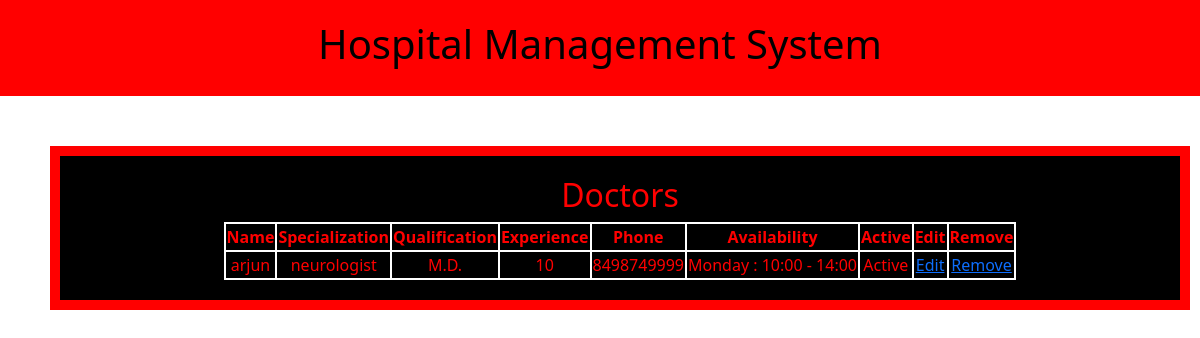
Screenshot of /admin/all_doctors with the database file from the repository.
### tables this page shows
CREATE TABLE doctor
(doctor_id INTEGER PRIMARY KEY AUTOINCREMENT,
 username TEXT UNIQUE,
 password TEXT,
 name TEXT,
 department_id INTEGER,
 specialization TEXT,
 qualification TEXT,
 experience_years INTEGER,
 phone TEXT,
 basic_time_slot INTEGER,
 follow_up INTEGER,
 normal_consultancy INTEGER,
 procedure INTEGER,
 is_active INTEGER,
 FOREIGN KEY (department_id) REFERENCES department(department_id));

CREATE TABLE doctor_availability(
 availability_id INTEGER PRIMARY KEY AUTOINCREMENT,
 doctor_id INTEGER,
 day TEXT,
 start_time TEXT,
 end_time TEXT,
 FOREIGN KEY (doctor_id) REFERENCES doctor(doctor_id));

### app/routes/admin_logic.py (the view)
@admin_logic_bp.route('/admin/all_doctors')
def all_doctors():
    db_path = os.path.join(os.path.dirname(__file__), '..', 'database.db')
    connection = sqlite3.connect(db_path)
    cursor = connection.cursor()
    command = "SELECT doctor_id, name, specialization, qualification, experience_years, phone, is_active FROM doctor"
    cursor.execute(command)
    doctors = cursor.fetchall()
    full_data = []
    for d in doctors:
        did = d[0]
        command_av = "SELECT day, start_time, end_time FROM doctor_availability WHERE doctor_id=?"
        cursor.execute(command_av, (did,))
        av = cursor.fetchall()
        full_data.append((d, av))
    connection.close()
    return render_template("admin_doctors.html", doc=full_data)

### app/templates/admin_doctors.html
{% extends 'base.html' %}
{% block content %}
<h2 style="text-align:center;">Doctors</h2>
<table class="bordered">
    <tr>
        <th class="bordered">Name</th>
        <th class="bordered">Specialization</th>
        <th class="bordered">Qualification</th>
        <th class="bordered">Experience</th>
        <th class="bordered">Phone</th>
        <th class="bordered">Availability</th>
        <th class="bordered">Active</th>
        <th class="bordered">Edit</th>
        <th class="bordered">Remove</th>
    </tr>
    {% for d, av in doc %}
    <tr>
        <td class="bordered">{{d[1]}}</td>
        <td class="bordered">{{d[2]}}</td>
        <td class="bordered">{{d[3]}}</td>
        <td class="bordered">{{d[4]}}</td>
        <td class="bordered">{{d[5]}}</td>
        <td class="bordered">
            {% for a in av %}
                {{a[0]}} : {{a[1]}} - {{a[2]}} <br>
            {% endfor %}
        </td>
        <td class="bordered">
            {% if d[6] == 1 %}
                Active
            {% else %}
                Inactive
            {% endif %}
        </td>
        <td class="bordered"><a href="{{url_for('admin_logic.edit_doctor', did=d[0])}}">Edit</a></td>
        <td class="bordered"><a href="{{url_for('admin_logic.remove_doctor', did=d[0])}}">Remove</a></td>
    </tr>
    {% endfor %}
</table>
{% endblock %}

### app/templates/base.html (style rules this page uses)
h2 { text-align: center; color:red }
.bordered { border:2px solid white; margin: auto; text-align: center; }

### rows the page displays
doctor: name "arjun", specialization "neurologist", qualification "M.D.", experience_years "10", phone "8498749999", is_active "Active"
doctor_availability: day "Monday", start_time "10:00", end_time "14:00"
